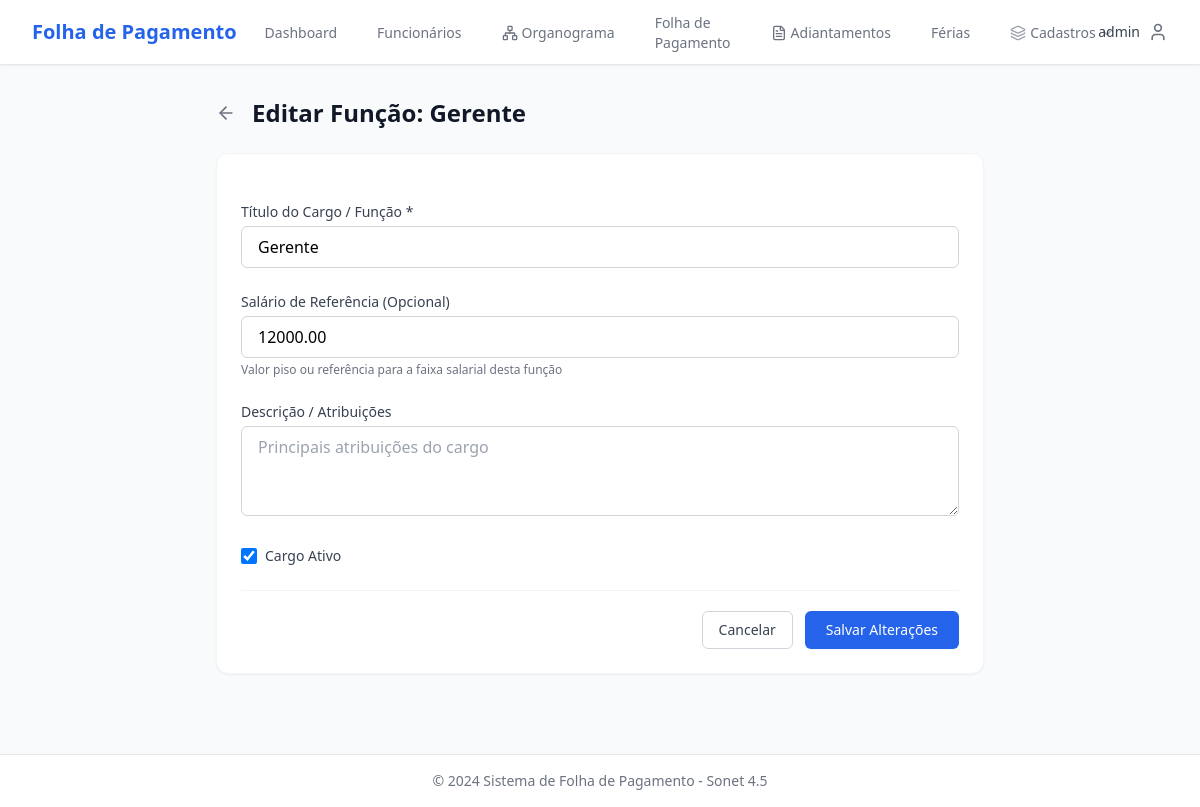
Screenshot of /funcoes/7/editar/ (signed in) with the database file from the repository.
### core/models.py (models this page shows, shortened)
class TimeStampedModel(models.Model):
    created_at = models.DateTimeField('Criado em', auto_now_add=True)
    updated_at = models.DateTimeField('Atualizado em', auto_now=True)
    class Meta:
        abstract = True

class Funcao(TimeStampedModel):
    nome = models.CharField('Nome', max_length=100, unique=True)
    descricao = models.TextField('Descrição', blank=True)
    nivel_salarial_referencia = models.DecimalField(
        'Nível Salarial de Referência',
        max_digits=10,
        decimal_places=2,
        null=True,
        blank=True,
        validators=[MinValueValidator(0)],
        help_text='Valor de referência para a função'
    )
    ativo = models.BooleanField('Ativo', default=True)
    class Meta:
        verbose_name = 'Função'
        verbose_name_plural = 'Funções'
        ordering = ['nome']

### core/views.py (the view)
# urls.py: path('funcoes/<int:pk>/editar/', views.funcao_update, name='funcao_update'),
@login_required
def funcao_update(request, pk):
    funcao = get_object_or_404(Funcao, pk=pk)
    if request.method == 'POST':
        form = FuncaoForm(request.POST, instance=funcao)
        if form.is_valid():
            form.save()
            messages.success(request, 'Função/Cargo atualizado com sucesso!')
            return redirect('core:funcao_list')
    else:
        form = FuncaoForm(instance=funcao)
    context = {
        'form': form,
        'funcao': funcao,
        'title': f'Editar Função: {funcao.nome}',
        'button_text': 'Salvar Alterações'
    }
    return render(request, 'core/funcao_form.html', context)

### templates/core/funcao_form.html (shortened to what this page needs)
{% extends 'base.html' %}
{% block content %}
<div class="max-w-3xl mx-auto space-y-6">
    <div class="flex items-center justify-between">
        <div class="flex items-center">
            <a href="{% url 'core:funcao_list' %}" class="mr-4 text-gray-500 hover:text-gray-700">
                <i data-lucide="arrow-left" class="w-5 h-5"></i>
            </a>
            <h1 class="text-2xl font-bold text-gray-900">{{ title }}</h1>
        </div>
    </div>
    <div class="bg-white shadow-sm rounded-xl p-6 border border-gray-100">
        <form method="post" class="space-y-6">
            <div>
                <label class="block text-sm font-medium text-gray-700 mb-1">Título do Cargo / Função *</label>
                {{ form.nome }}
            </div>
            <div>
                <label class="block text-sm font-medium text-gray-700 mb-1">Salário de Referência (Opcional)</label>
                {{ form.nivel_salarial_referencia }}
                <p class="mt-1 text-xs text-gray-500">Valor piso ou referência para a faixa salarial desta função</p>
            </div>
            <div>
                <label class="block text-sm font-medium text-gray-700 mb-1">Descrição / Atribuições</label>
                {{ form.descricao }}
            </div>
            <div class="flex items-center">
                {{ form.ativo }}
                <label for="{{ form.ativo.id_for_label }}" class="ml-2 block text-sm font-medium text-gray-700">
                    Cargo Ativo
                </label>
            </div>
            <div class="flex justify-end space-x-3 border-t border-gray-100 pt-5">
                <a href="{% url 'core:funcao_list' %}" class="px-4 py-2 border border-gray-300 text-sm font-medium rounded-md text-gray-700 bg-white hover:bg-gray-50">
                    Cancelar
                </a>
                <button type="submit" class="px-5 py-2 border border-transparent text-sm font-medium rounded-md text-white bg-blue-600 hover:bg-blue-700 shadow-sm">
                    {{ button_text }}
                </button>
            </div>
        </form>
    </div>
</div>
{% endblock %}

### templates/base.html (shortened to what this page needs)
{% load static %}
<!DOCTYPE html>
<html lang="pt-BR">
<head>
    <script src="https://cdn.tailwindcss.com"></script>
</head>
<body class="bg-gray-50 min-h-screen">
    <nav class="bg-white shadow-sm border-b border-gray-200">
        <div class="max-w-7xl mx-auto px-4 sm:px-6 lg:px-8">
            <div class="flex justify-between h-16">
                <div class="flex">
                    <div class="flex-shrink-0 flex items-center">
                        <h1 class="text-xl font-bold text-blue-600">Folha de Pagamento</h1>
                    </div>
                    <div class="hidden sm:ml-6 sm:flex sm:space-x-8">
                        <a href="{% url 'core:dashboard' %}" class="border-transparent text-gray-500 hover:border-gray-300 hover:text-gray-700 inline-flex items-center px-1 pt-1 border-b-2 text-sm font-medium">
                            Dashboard
                        </a>
                        <a href="{% url 'funcionarios:list' %}" class="border-transparent text-gray-500 hover:border-gray-300 hover:text-gray-700 inline-flex items-center px-1 pt-1 border-b-2 text-sm font-medium">
                            Funcionários
                        </a>
                        <a href="{% url 'funcionarios:organograma' %}" class="border-transparent text-gray-500 hover:border-gray-300 hover:text-gray-700 inline-flex items-center px-1 pt-1 border-b-2 text-sm font-medium">
                            <i data-lucide="network" class="w-4 h-4 mr-1"></i>
                            Organograma
                        </a>
                        <a href="{% url 'folha:list' %}" class="border-transparent text-gray-500 hover:border-gray-300 hover:text-gray-700 inline-flex items-center px-1 pt-1 border-b-2 text-sm font-medium">
                            Folha de Pagamento
                        </a>
                        <a href="{% url 'funcionarios:adiantamento_list' %}" class="border-transparent text-gray-500 hover:border-gray-300 hover:text-gray-700 inline-flex items-center px-1 pt-1 border-b-2 text-sm font-medium">
                            <i data-lucide="file-text" class="w-4 h-4 mr-1"></i>
                            Adiantamentos
                        </a>
                        <a href="{% url 'funcionarios:ferias_list' %}" class="border-transparent text-gray-500 hover:border-gray-300 hover:text-gray-700 inline-flex items-center px-1 pt-1 border-b-2 text-sm font-medium">
                            Férias
                        </a>
                        <div class="relative inline-flex items-center" x-data="{ openCadastros: false }">
                            <button @click="openCadastros = !openCadastros" type="button" class="border-transparent text-gray-500 hover:border-gray-300 hover:text-gray-700 inline-flex items-center px-1 pt-1 border-b-2 text-sm font-medium focus:outline-none">
                                <i data-lucide="layers" class="w-4 h-4 mr-1 text-gray-400"></i>
                                Cadastros
                                <i data-lucide="chevron-down" class="w-3.5 h-3.5 ml-1 text-gray-400"></i>
                            </button>
                        </div>
                    </div>
                </div>
                <div class="flex items-center">
                    {% if user.is_authenticated %}
                        <div class="ml-3 relative" x-data="{ open: false }">
                            <button @click="open = !open" class="flex items-center text-sm focus:outline-none focus:ring-2 focus:ring-offset-2 focus:ring-blue-500 rounded-full">
                                <span class="text-gray-700 mr-2">{{ user.username }}</span>
                                <i data-lucide="user" class="w-5 h-5 text-gray-500"></i>
                            </button>
                        </div>
                    {% endif %}
                </div>
            </div>
        </div>
    </nav>
    <main class="max-w-7xl mx-auto px-4 sm:px-6 lg:px-8 py-8">
        {% block content %}{% endblock %}
    </main>
    <footer class="bg-white border-t border-gray-200 mt-12">
        <div class="max-w-7xl mx-auto px-4 sm:px-6 lg:px-8 py-4">
            <p class="text-center text-sm text-gray-500">
                © 2024 Sistema de Folha de Pagamento - Sonet 4.5
            </p>
        </div>
    </footer>
</body>
</html>

### rows the page displays
Funcao: nome "Gerente", nivel_salarial_referencia "12000.00", ativo "☑"

### other values shown
{{ user.username }} "admin"
{{ title }} "Editar Função: Gerente"
{{ button_text }} "Salvar Alterações"
